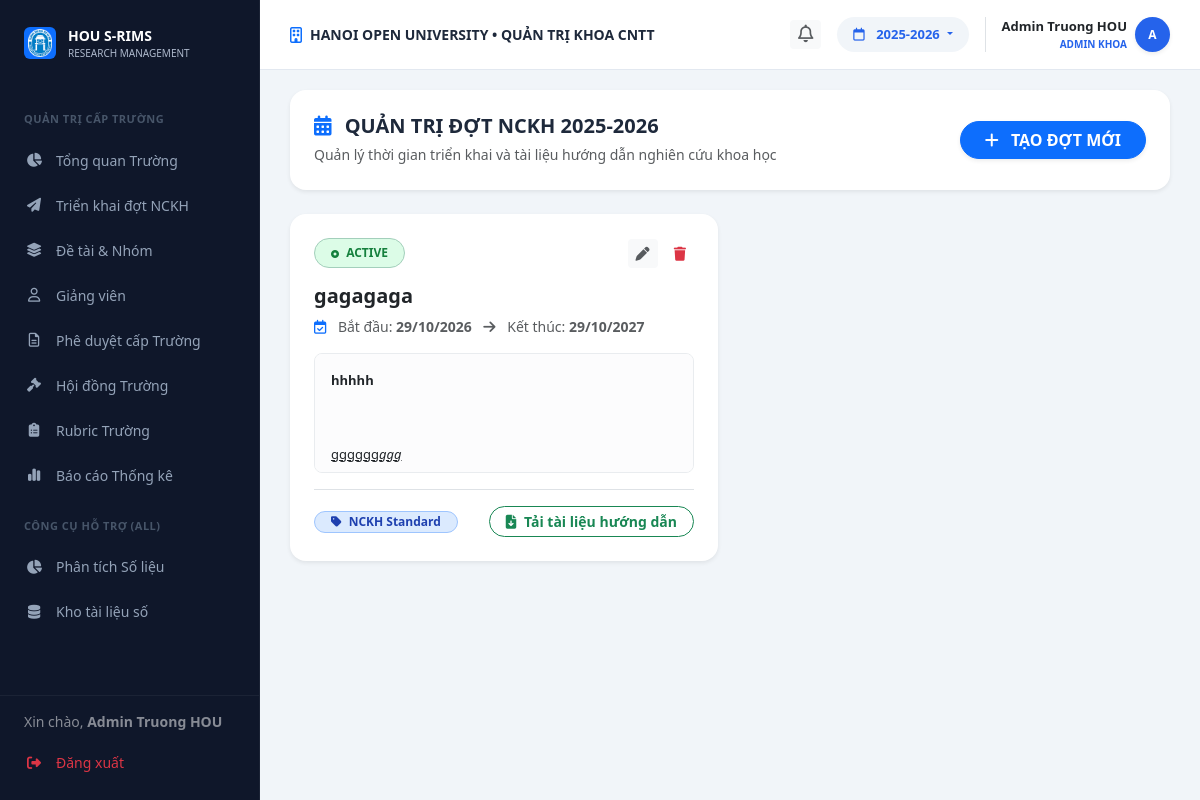
The app's page /faculty/batches (signed in) with its own data.
### models.py (models this page shows, shortened)
class User(db.Model):
    __tablename__ = 'users'
    id = db.Column(db.Integer, primary_key=True)
    username = db.Column(db.String(50), unique=True, nullable=False)
    password_hash = db.Column(db.Text, nullable=False)
    full_name = db.Column(db.String(100), nullable=False)
    email = db.Column(db.String(120), unique=True, nullable=False)
    phone = db.Column(db.String(20), nullable=True)
    bio = db.Column(db.Text, nullable=True)
    role = db.Column(db.String(20), nullable=False) # Admin, Lecturer, Student
    student_id = db.Column(db.String(20), nullable=True)   # MSSV for students
    faculty = db.Column(db.String(100), nullable=True)      # faculty / department
    topics_mentored = db.relationship('Topic', backref='mentor', lazy=True)
    group_memberships = db.relationship('GroupMember', backref='student', lazy=True)
    @property
    def password(self):
        return self.password_hash

class Batch(db.Model):
    __tablename__ = 'batches'
    id = db.Column(db.Integer, primary_key=True)
    name = db.Column(db.String(100), nullable=False)
    type = db.Column(db.String(50), nullable=True, default='NCKH')
    start_date = db.Column(db.DateTime, nullable=True)
    end_date = db.Column(db.DateTime, nullable=True)
    submission_deadline = db.Column(db.DateTime, nullable=True)
    status = db.Column(db.String(20), default='active') # active, completed
    academic_year = db.Column(db.String(20), default='2025-2026')
    guidance_doc = db.Column(db.String(255), nullable=True)
    description = db.Column(db.Text, nullable=True)
    created_at = db.Column(db.DateTime, default=datetime.utcnow)
    topics = db.relationship('Topic', backref='batch', lazy=True)
    groups = db.relationship('Group', backref='batch', lazy=True)

### routes/faculty_bp.py (the view)
@faculty_bp.route('/batches')
def batches():
    current_year = get_effective_academic_year()
    all_batches = Batch.query.filter(Batch.academic_year == current_year, Batch.status != 'hidden').all()
    return render_template('faculty/batches.html', batches=all_batches)

### templates/faculty/batches.html (shortened to what this page needs)
{% extends "layouts/faculty_layout.html" %}
{% block faculty_content %}
<div id="view-f-batches" class="fade-in ">
    <div class="bg-white p-4 rounded-4 shadow-sm mb-4 d-flex justify-content-between align-items-center">
        <div>
            <h5 class="fw-bold mb-1"><i class="fa-solid fa-calendar-days text-primary me-2"></i> QUẢN TRỊ ĐỢT NCKH 2025-2026</h5>
            <small class="text-muted">Quản lý thời gian triển khai và tài liệu hướng dẫn nghiên cứu khoa học</small>
        </div>
        <button class="btn btn-primary fw-bold rounded-pill px-4 shadow-sm" data-bs-toggle="modal" data-bs-target="#modalCreateBatch">
            <i class="fa-solid fa-plus me-2"></i> TẠO ĐỢT MỚI
        </button>
    </div>
    <div class="row g-4">
        {% if batches %}
            {% for b in batches %}
            <div class="col-md-6">
                <div class="card border-0 shadow-sm p-4 rounded-4 h-100 d-flex flex-column">
                    <div class="d-flex justify-content-between align-items-center mb-3">
                        <span class="badge {% if b.status == 'active' %}bg-success-subtle text-success border border-success-subtle{% else %}bg-secondary-subtle text-secondary{% endif %} fw-bold px-3 py-2 rounded-pill">
                            <i class="fa-solid fa-circle-dot me-1" style="font-size: 8px;"></i> {{ b.status | upper }}
                        </span>
                        <div>
                            <button class="btn btn-sm btn-outline-primary btn-edit-batch border-0"
                                data-id="{{ b.id }}"
                                data-name="{{ b.name }}"
                                data-start="{{ b.start_date.strftime('%Y-%m-%d') if b.start_date else '' }}"
                                data-deadline="{{ b.submission_deadline.strftime('%Y-%m-%d') if b.submission_deadline else '' }}"
                                data-end="{{ b.end_date.strftime('%Y-%m-%d') if b.end_date else '' }}"
                                data-year="{{ b.academic_year }}"
                                data-type="{{ b.type }}"
                                data-status="{{ b.status }}"
                                data-desc="{{ b.description|replace('\"', '&quot;') if b.description else '' }}"
                                data-doc="{{ b.guidance_doc if b.guidance_doc else '' }}"
                                data-bs-toggle="modal"
                                data-bs-target="#modalEditBatch"
                                title="Sửa"><i class="fa-solid fa-pen"></i></button>
                            <button class="btn btn-sm btn-outline-danger btn-delete-batch border-0 ms-1" data-id="{{ b.id }}" title="Xóa"><i class="fa-solid fa-trash"></i></button>
                        </div>
                    </div>
                    <h5 class="fw-bold mb-2 text-dark">{{ b.name }}</h5>
                    <div class="text-muted small mb-3">
                        <i class="fa-regular fa-calendar-check text-primary me-2"></i>
                        <span>Bắt đầu: <strong>{{ b.start_date.strftime('%d/%m/%Y') if b.start_date else 'N/A' }}</strong></span>
                        <i class="fa-solid fa-arrow-right mx-2 text-muted"></i>
                        <span>Kết thúc: <strong>{{ b.end_date.strftime('%d/%m/%Y') if b.end_date else (b.submission_deadline.strftime('%d/%m/%Y') if b.submission_deadline else 'N/A') }}</strong></span>
                    </div>
                    {% if b.description %}
                    <div class="p-3 rounded-3 bg-light-subtle border border-light-subtle mb-3 rich-content-display text-dark" style="max-height: 120px; overflow-y: auto; font-size: 13px; line-height: 1.6;">
                        {{ b.description | safe }}
                    </div>
                    {% endif %}
                    <div class="d-flex justify-content-between align-items-center mt-auto pt-3 border-top">
                        <span class="badge bg-primary-subtle text-primary border border-primary-subtle fw-semibold px-3 py-1 rounded-pill">
                            <i class="fa-solid fa-tag me-1"></i> {{ b.type or 'NCKH' }}
                        </span>
                        {% if b.guidance_doc %}
                            {% set doc_list = b.guidance_doc.split('|') %}
                            {% if doc_list|length == 1 %}
                                <a href="{{ url_for('static', filename='uploads/batches/' ~ doc_list[0]) }}" target="_blank" class="btn btn-sm btn-outline-success rounded-pill px-3 fw-bold">
                                    <i class="fa-solid fa-file-arrow-down me-1"></i> Tải tài liệu hướng dẫn
                                </a>
                            {% endif %}
                        {% else %}
                            <span class="text-muted small fst-italic"><i class="fa-solid fa-circle-info me-1"></i> Chưa có tài liệu đính kèm</span>
                        {% endif %}
                    </div>
                </div>
            </div>
            {% endfor %}
        {% else %}
            <div class="col-12 text-center text-muted py-5">
                <i class="fa-solid fa-calendar-xmark fs-1 text-muted opacity-50 mb-3"></i>
                <p class="mb-0">Chưa có đợt NCKH nào được khởi tạo</p>
            </div>
        {% endif %}
    </div>
</div>
{% endblock %}

### templates/layouts/faculty_layout.html (shortened to what this page needs)
{% extends "base.html" %}
{% block content %}
        <div class="top-bar">
            <div class="d-flex align-items-center gap-2">
                <i class="fa-regular fa-building text-primary"></i>
                <span class="fw-bold text-uppercase small">HANOI OPEN UNIVERSITY • QUẢN TRỊ KHOA CNTT</span>
            </div>
            <div class="d-flex align-items-center gap-3">
                <div class="dropdown">
                    <button class="btn btn-light border-0 btn-sm fw-bold text-muted position-relative" type="button" data-bs-toggle="dropdown" aria-expanded="false">
                        <i class="fa-regular fa-bell" style="font-size: 1.1rem;"></i>
                        {% set unread_count = notifications|selectattr('is_read', 'equalto', false)|list|length %}
                    </button>
                </div>
                <div class="dropdown">
                    <button class="year-select dropdown-toggle" type="button" data-bs-toggle="dropdown" style="background: #f1f5f9; border: none; padding: 8px 16px; border-radius: 20px; color: #2563eb; font-weight: 600; font-size: 13px;">
                        <i class="fa-regular fa-calendar me-2"></i> {{ current_academic_year or session.get('academic_year', '2027-2028') }}
                    </button>
                    {% set current_yr = current_academic_year or session.get('academic_year', '2027-2028') %}
                </div>
                <div class="dropdown border-start ps-3">
                    <div class="d-flex align-items-center gap-2 cursor-pointer dropdown-toggle no-arrow" data-bs-toggle="dropdown">
                        <div class="text-end">
                            <div class="fw-bold text-dark" style="font-size: 13px;">
                                {{ session.get('user_name', 'Admin Khoa') }}
                            </div>
                            <div class="fw-bold text-uppercase" style="font-size: 10px; color: #2563eb !important;">
                                ADMIN KHOA
                            </div>
                        </div>
                        <div class="rounded-circle text-white d-flex align-items-center justify-content-center fw-bold shadow-sm" style="width: 35px; height: 35px; font-size: 12px; background: #2563eb !important;">
                            {{ session.get('user_name', 'A')[0] | upper }}
                        </div>
                    </div>
                </div>
            </div>
        </div>
    <div class="content-area flex-grow-1 d-flex flex-column">
<div class="content-body flex-grow-1 d-flex flex-column">
{% block faculty_content %}{% endblock %}
</div>
{% endblock %}

### templates/components/sidebar.html (shortened to what this page needs)
<div class="sidebar">
    <div class="sidebar-logo">
        <div class="d-flex align-items-center justify-content-center bg-primary rounded p-1" style="width: 32px; height: 32px;">
            <img src="{{ url_for('static', filename='assets/images/logo.png') }}" alt="" style="max-width:100%;">
        </div>
        <div>
            <div class="fw-bold text-white" style="font-size: 14px;">HOU S-RIMS</div>
            <div style="font-size: 10px; color: #aeb9cc;">RESEARCH MANAGEMENT</div>
        </div>
    </div>
    <div class="sidebar-menu-wrapper" style="flex: 1; overflow-y: auto; padding-bottom: 100px;">
    {% if session.get('role') == 'admin' %}
    <div class="menu-category">QUẢN TRỊ CẤP TRƯỜNG</div>
    <a href="{{ url_for('web.admin_page') }}#overview" onclick="{% if request.endpoint == 'web.admin_page' %}event.preventDefault(); switchTab('overview', this){% endif %}" class="nav-link">
        <i class="fa-solid fa-chart-pie"></i> Tổng quan Trường
    </a>
    <a href="{{ url_for('web.admin_page') }}#batches" onclick="{% if request.endpoint == 'web.admin_page' %}event.preventDefault(); switchTab('batches', this){% endif %}" class="nav-link">
        <i class="fa-solid fa-paper-plane"></i> Triển khai đợt NCKH
    </a>
    <a href="{{ url_for('web.admin_page') }}#topics" onclick="{% if request.endpoint == 'web.admin_page' %}event.preventDefault(); switchTab('topics', this){% endif %}" class="nav-link">
        <i class="fa-solid fa-layer-group"></i> Đề tài & Nhóm
    </a>
    <a href="{{ url_for('web.admin_page') }}#lecturers" onclick="{% if request.endpoint == 'web.admin_page' %}event.preventDefault(); switchTab('lecturers', this){% endif %}" class="nav-link">
        <i class="fa-regular fa-user"></i> Giảng viên
    </a>
    <a href="{{ url_for('web.admin_page') }}#approvals" onclick="{% if request.endpoint == 'web.admin_page' %}event.preventDefault(); switchTab('approvals', this){% endif %}" class="nav-link">
        <i class="fa-regular fa-file-lines"></i> Phê duyệt cấp Trường
    </a>
    <a href="{{ url_for('web.admin_page') }}#councils" onclick="{% if request.endpoint == 'web.admin_page' %}event.preventDefault(); switchTab('councils', this){% endif %}" class="nav-link">
        <i class="fa-solid fa-gavel"></i> Hội đồng Trường
    </a>
    <a href="{{ url_for('web.admin_page') }}#rubric" onclick="{% if request.endpoint == 'web.admin_page' %}event.preventDefault(); switchTab('rubric', this){% endif %}" class="nav-link">
        <i class="fa-solid fa-clipboard-list"></i> Rubric Trường
    </a>
    <a href="{{ url_for('web.admin_page') }}#reports" onclick="{% if request.endpoint == 'web.admin_page' %}event.preventDefault(); switchTab('reports', this){% endif %}" class="nav-link">
        <i class="fa-solid fa-chart-simple"></i> Báo cáo Thống kê
    </a>
    {% endif %}
    <div class="menu-category">CÔNG CỤ HỖ TRỢ (ALL)</div>
    <a href="{{ url_for('web.analysis_page') }}" class="nav-link {{ 'active-main' if request.endpoint == 'web.analysis_page' else '' }}">
        <i class="fa-solid fa-chart-pie"></i> Phân tích Số liệu
    </a>
    <a href="{{ url_for('web.repository_page') }}" class="nav-link {{ 'active-main' if request.endpoint == 'web.repository_page' else '' }}">
        <i class="fa-solid fa-database"></i> Kho tài liệu số
    </a>
    </div>
    <div class="sidebar-footer" style="position: absolute; bottom: 0; left: 0; right: 0; background: var(--sidebar-bg); border-top: 1px solid rgba(255,255,255,0.05); padding: 15px 0;">
        <div class="px-4 mb-2 text-white small opacity-50">
            Xin chào, <strong>{{ session.get('user_name', 'Khách') }}</strong>
        </div>
        <a href="{{ url_for('auth.logout') }}" class="nav-link text-danger">
            <i class="fa-solid fa-right-from-bracket"></i> Đăng xuất
        </a>
    </div>
</div>

### records on screen
User: get "Admin Truong HOU"
Batch: academic_year "2025-2026", status "ACTIVE", name "gagagaga", start_date "29/10/2026", end_date "29/10/2027", description "hhhhh gggggg ggg", type "NCKH Standard"

### other values on screen
{{ session.get('user_name', 'A')[0] | upper }} "A"
